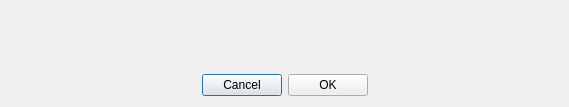
<?xml version="1.0" encoding="UTF-8"?>
<ui version="4.0">
 <class>Dialog</class>
 <widget class="QDialog" name="Dialog">
  <property name="geometry">
   <rect>
    <x>0</x>
    <y>0</y>
    <width>569</width>
    <height>107</height>
   </rect>
  </property>
  <property name="windowTitle">
   <string>Dexas-Bot - Confirmation</string>
  </property>
  <layout class="QVBoxLayout" name="verticalLayout">
   <item>
    <widget class="QLabel" name="confirmation_label">
     <property name="text">
      <string/>
     </property>
     <property name="alignment">
      <set>Qt::AlignCenter</set>
     </property>
    </widget>
   </item>
   <item>
    <layout class="QHBoxLayout" name="horizontalLayout">
     <item>
      <spacer name="horizontalSpacer">
       <property name="orientation">
        <enum>Qt::Horizontal</enum>
       </property>
       <property name="sizeHint" stdset="0">
        <size>
         <width>40</width>
         <height>20</height>
        </size>
       </property>
      </spacer>
     </item>
     <item>
      <widget class="QPushButton" name="cancel_button">
       <property name="cursor">
        <cursorShape>PointingHandCursor</cursorShape>
       </property>
       <property name="text">
        <string>Cancel</string>
       </property>
      </widget>
     </item>
     <item>
      <widget class="QPushButton" name="ok_button">
       <property name="cursor">
        <cursorShape>PointingHandCursor</cursorShape>
       </property>
       <property name="text">
        <string>OK</string>
       </property>
      </widget>
     </item>
     <item>
      <spacer name="horizontalSpacer_2">
       <property name="orientation">
        <enum>Qt::Horizontal</enum>
       </property>
       <property name="sizeHint" stdset="0">
        <size>
         <width>40</width>
         <height>20</height>
        </size>
       </property>
      </spacer>
     </item>
    </layout>
   </item>
  </layout>
 </widget>
 <tabstops>
  <tabstop>ok_button</tabstop>
  <tabstop>cancel_button</tabstop>
 </tabstops>
 <resources/>
 <connections>
  <connection>
   <sender>ok_button</sender>
   <signal>clicked()</signal>
   <receiver>Dialog</receiver>
   <slot>accept()</slot>
   <hints>
    <hint type="sourcelabel">
     <x>330</x>
     <y>50</y>
    </hint>
    <hint type="destinationlabel">
     <x>284</x>
     <y>53</y>
    </hint>
   </hints>
  </connection>
  <connection>
   <sender>cancel_button</sender>
   <signal>clicked()</signal>
   <receiver>Dialog</receiver>
   <slot>reject()</slot>
   <hints>
    <hint type="sourcelabel">
     <x>239</x>
     <y>50</y>
    </hint>
    <hint type="destinationlabel">
     <x>284</x>
     <y>53</y>
    </hint>
   </hints>
  </connection>
 </connections>
</ui>
